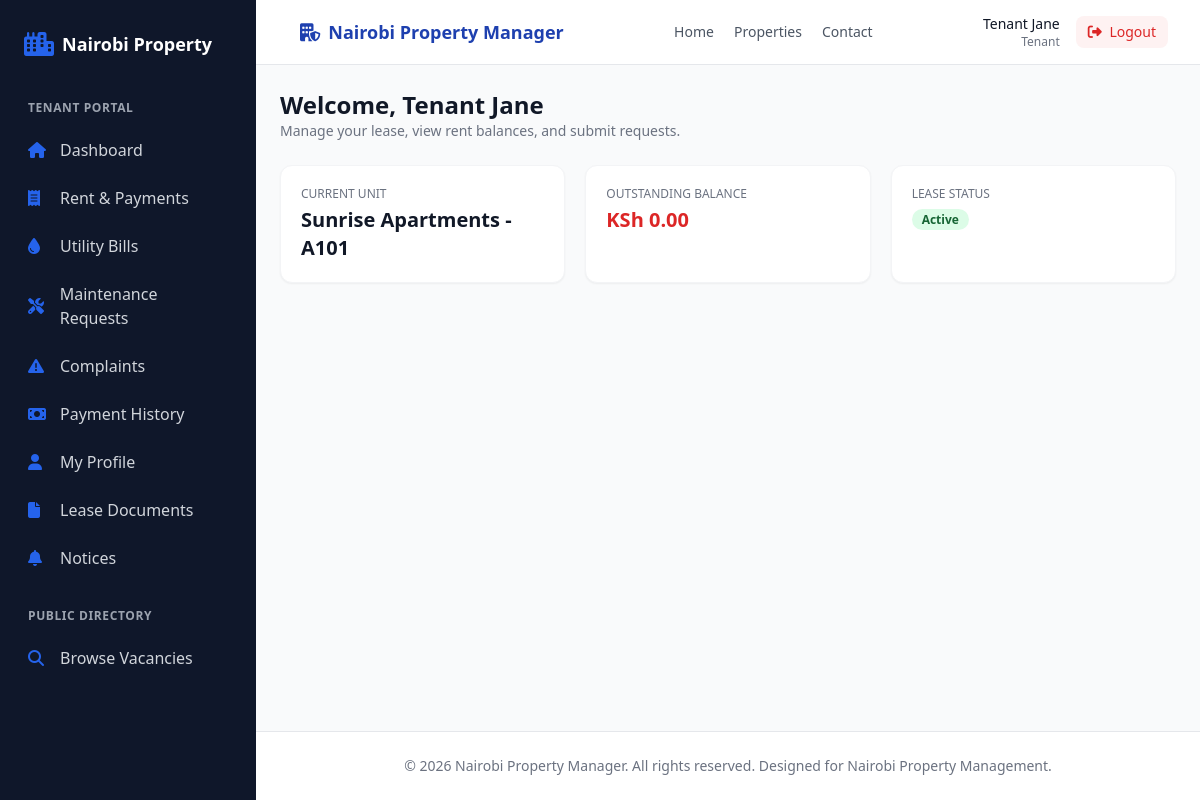
Page /tenant/dashboard.php (signed in) on the committed database.
### tables this page shows
CREATE TABLE IF NOT EXISTS tenants (
    id INT AUTO_INCREMENT PRIMARY KEY,
    user_id INT NULL,
    full_name VARCHAR(100) NOT NULL,
    phone VARCHAR(20) NOT NULL,
    email VARCHAR(150) NOT NULL,
    national_id VARCHAR(50) NOT NULL UNIQUE,
    gender ENUM('Male', 'Female', 'Other') NOT NULL,
    date_of_birth DATE NULL,
    emergency_contact_name VARCHAR(100),
    emergency_contact_phone VARCHAR(20),
    occupation VARCHAR(100),
    employer VARCHAR(100),
    current_address TEXT,
    profile_photo VARCHAR(255),
    status ENUM('Active', 'Inactive', 'Evicted', 'Blacklisted') DEFAULT 'Active',
    created_at TIMESTAMP DEFAULT CURRENT_TIMESTAMP,
    FOREIGN KEY (user_id) REFERENCES users(id) ON DELETE SET NULL
);

CREATE TABLE IF NOT EXISTS leases (
    id INT AUTO_INCREMENT PRIMARY KEY,
    tenant_id INT NOT NULL,
    property_id INT NOT NULL,
    unit_id INT NOT NULL,
    start_date DATE NOT NULL,
    end_date DATE NOT NULL,
    monthly_rent DECIMAL(12, 2) NOT NULL,
    deposit DECIMAL(12, 2) NOT NULL,
    payment_due_day INT DEFAULT 5,
    notice_period_days INT DEFAULT 30,
    status ENUM('Active', 'Expired', 'Terminated', 'Pending', 'Renewed') DEFAULT 'Pending',
    special_terms TEXT,
    document_path VARCHAR(255),
    created_at TIMESTAMP DEFAULT CURRENT_TIMESTAMP,
    FOREIGN KEY (tenant_id) REFERENCES tenants(id) ON DELETE RESTRICT,
    FOREIGN KEY (property_id) REFERENCES properties(id) ON DELETE RESTRICT,
    FOREIGN KEY (unit_id) REFERENCES units(id) ON DELETE RESTRICT
);

CREATE TABLE IF NOT EXISTS properties (
    id INT AUTO_INCREMENT PRIMARY KEY,
    landlord_id INT NOT NULL,
    name VARCHAR(150) NOT NULL,
    property_type ENUM('Apartment', 'Flats', 'Bedsitters', 'Maisonettes', 'Townhouses', 'Commercial', 'Student Housing', 'Mixed Use', 'Single Family', 'Other') NOT NULL,
    description TEXT,
    location_id INT NOT NULL,
    physical_address VARCHAR(255) NOT NULL,
    latitude DECIMAL(10, 8) NULL,
    longitude DECIMAL(11, 8) NULL,
    number_of_units INT NOT NULL DEFAULT 0,
    year_built YEAR NULL,
    amenities TEXT,
    status ENUM('Active', 'Under Maintenance', 'Archived') DEFAULT 'Active',
    property_image VARCHAR(255) NULL,
    created_at TIMESTAMP DEFAULT CURRENT_TIMESTAMP,
    updated_at TIMESTAMP DEFAULT CURRENT_TIMESTAMP ON UPDATE CURRENT_TIMESTAMP,
    FOREIGN KEY (landlord_id) REFERENCES landlords(id) ON DELETE RESTRICT,
    FOREIGN KEY (location_id) REFERENCES locations(id) ON DELETE RESTRICT
);

CREATE TABLE IF NOT EXISTS units (
    id INT AUTO_INCREMENT PRIMARY KEY,
    property_id INT NOT NULL,
    unit_number VARCHAR(50) NOT NULL,
    floor VARCHAR(20) DEFAULT 'Ground',
    house_type ENUM('Bedsitter', 'Studio', '1 Bedroom', '2 Bedroom', '3 Bedroom', '4 Bedroom', 'Maisonette', 'Shop', 'Office', 'Other') NOT NULL,
    bedrooms INT DEFAULT 1,
    bathrooms INT DEFAULT 1,
    monthly_rent DECIMAL(12, 2) NOT NULL,
    deposit DECIMAL(12, 2) NOT NULL,
    service_charge DECIMAL(12, 2) DEFAULT 0.00,
    water_billing_method ENUM('Meter Reading', 'Fixed Rate', 'Per Unit', 'Shared') DEFAULT 'Meter Reading',
    electricity_billing_method ENUM('Prepaid', 'Postpaid Sub-Meter', 'Fixed') DEFAULT 'Prepaid',
    status ENUM('Vacant', 'Occupied', 'Reserved', 'Under Maintenance', 'Unavailable') DEFAULT 'Vacant',
    description TEXT,
    created_at TIMESTAMP DEFAULT CURRENT_TIMESTAMP,
    FOREIGN KEY (property_id) REFERENCES properties(id) ON DELETE CASCADE,
    UNIQUE KEY unique_property_unit (property_id, unit_number)
);

### config/auth.php (called while the page is built, shortened)
<?php
function isLoggedIn() {
    return isset($_SESSION['user_id']) && !empty($_SESSION['user_id']);
}
function getCurrentUser() {
    return [
        'id' => $_SESSION['user_id'] ?? null,
        'role_id' => $_SESSION['role_id'] ?? null,
        'role_name' => $_SESSION['role_name'] ?? null,
        'full_name' => $_SESSION['full_name'] ?? '',
        'email' => $_SESSION['email'] ?? ''
    ];
}

### tenant/dashboard.php (the view, shortened to what this page needs)
<?php
require_once __DIR__ . '/../config/auth.php';
require_once __DIR__ . '/../includes/functions.php';
$db = db();
$user = getCurrentUser();
$stmt = $db->prepare("SELECT * FROM tenants WHERE user_id = ?");
$stmt->execute([$user['id']]);
$tenant = $stmt->fetch();
$lease_stmt = $db->prepare("
    SELECT l.*, u.unit_number, u.monthly_rent, p.name as property_name
    FROM leases l
    JOIN units u ON l.unit_id = u.id
    JOIN properties p ON l.property_id = p.id
    WHERE l.tenant_id = ? AND l.status = 'Active'
");
$lease_stmt->execute([$tenant['id']]);
$lease = $lease_stmt->fetch();
$balance = 0;
if ($lease) {
    $charge_stmt = $db->prepare("SELECT SUM(GREATEST(rc.total_due - COALESCE(alloc.paid, 0), 0)) AS total FROM rent_charges rc LEFT JOIN (SELECT rent_charge_id, SUM(allocated_amount) AS paid FROM payment_allocations GROUP BY rent_charge_id) alloc ON alloc.rent_charge_id = rc.id WHERE rc.lease_id = ? AND rc.status != 'Paid'");
    $charge_stmt->execute([$lease['id']]);
    $balance = $charge_stmt->fetch()['total'] ?? 0;
}
include __DIR__ . '/../includes/header.php';
?>
<div class="flex h-screen bg-gray-50 overflow-hidden">
    <?php include __DIR__ . '/../includes/sidebar.php'; ?>
    <div class="flex-1 flex flex-col overflow-y-auto">
        <?php include __DIR__ . '/../includes/navbar.php'; ?>
        <main class="flex-1 p-6 space-y-6">
            <div>
                <h1 class="text-2xl font-bold text-gray-900">Welcome, <?php echo e($tenant['full_name']); ?></h1>
                <p class="text-sm text-gray-500">Manage your lease, view rent balances, and submit requests.</p>
            </div>
            <div class="grid grid-cols-1 sm:grid-cols-3 gap-5">
                <div class="bg-white p-5 rounded-xl border border-gray-100 shadow-sm">
                    <p class="text-xs font-medium text-gray-500 uppercase">Current Unit</p>
                    <h3 class="text-xl font-bold text-gray-900 mt-1"><?php echo $lease ? e($lease['property_name'] . ' - ' . $lease['unit_number']) : 'No Active Lease'; ?></h3>
                </div>
                <div class="bg-white p-5 rounded-xl border border-gray-100 shadow-sm">
                    <p class="text-xs font-medium text-gray-500 uppercase">Outstanding Balance</p>
                    <h3 class="text-xl font-bold text-red-600 mt-1"><?php echo format_currency($balance); ?></h3>
                </div>
                <div class="bg-white p-5 rounded-xl border border-gray-100 shadow-sm">
                    <p class="text-xs font-medium text-gray-500 uppercase">Lease Status</p>
                    <div class="mt-1"><?php echo render_status_badge($lease['status'] ?? 'None'); ?></div>
                </div>
            </div>
        </main>
        <?php include __DIR__ . '/../includes/footer.php'; ?>

### includes/navbar.php (shortened to what this page needs)
<?php
require_once __DIR__ . '/../config/auth.php';
require_once __DIR__ . '/functions.php';
$currentUser = getCurrentUser();
?>
<header class="bg-white border-b border-gray-200 sticky top-0 z-30">
    <div class="max-w-7xl mx-auto px-4 sm:px-6 lg:px-8 h-16 flex items-center justify-between">
        <div class="flex items-center space-x-3">
            <a href="<?php echo BASE_URL; ?>/public/index.php" class="font-bold text-lg text-primary flex items-center space-x-2">
                <i class="fa-solid fa-building-shield"></i>
                <span class="hidden sm:inline"><?php echo APP_NAME; ?></span>
            </a>
        </div>
        <nav class="hidden md:flex items-center gap-5 text-sm font-medium text-gray-600" aria-label="Main navigation">
            <a href="<?php echo BASE_URL; ?>/">Home</a>
            <a href="<?php echo BASE_URL; ?>/public/properties.php">Properties</a>
            <a href="<?php echo BASE_URL; ?>/public/contact.php">Contact</a>
        </nav>
        <div class="flex items-center space-x-4">
            <?php if ($currentUser): ?>
                <div class="text-right hidden sm:block">
                    <p class="text-sm font-medium text-gray-900"><?php echo e($currentUser['full_name']); ?></p>
                    <p class="text-xs text-gray-500 capitalize"><?php echo e(str_replace('_', ' ', $currentUser['role_name'] ?? 'User')); ?></p>
                </div>
                <form method="post" action="<?php echo BASE_URL; ?>/api/logout.php">
                    <button type="submit" class="text-sm bg-red-50 text-red-600 hover:bg-red-100 px-3 py-1.5 rounded-lg font-medium transition"><i class="fa-solid fa-right-from-bracket mr-1"></i> Logout</button>
                </form>
            <?php else: ?>
                <a href="<?php echo BASE_URL; ?>/public/login.php" class="text-sm hover:text-primary px-2 py-2">Login</a>
                <a href="<?php echo BASE_URL; ?>/public/register.php" class="text-sm bg-primary text-white hover:bg-blue-800 px-4 py-2 rounded-lg font-medium transition">Register</a>
            <?php endif; ?>
        </div>
    </div>
</header>

### includes/functions.php (shortened to what this page needs)
<?php
function e($string) {
    return htmlspecialchars($string ?? '', ENT_QUOTES, 'UTF-8');
}
function format_currency($amount) {
    return 'KSh ' . number_format((float)($amount ?? 0), 2, '.', ',');
}
function render_status_badge($status) {
    $colors = [
        'Active' => 'bg-green-100 text-green-800',
        'Paid' => 'bg-green-100 text-green-800',
        'Occupied' => 'bg-blue-100 text-blue-800',
        'Vacant' => 'bg-yellow-100 text-yellow-800',
        'Pending' => 'bg-orange-100 text-orange-800',
        'Unpaid' => 'bg-red-100 text-red-800',
        'Overdue' => 'bg-red-100 text-red-800',
        'Inactive' => 'bg-gray-100 text-gray-800',
        'Under Maintenance' => 'bg-purple-100 text-purple-800'
    ];
    $class = $colors[$status] ?? 'bg-gray-100 text-gray-800';
    return '<span class="px-2.5 py-0.5 rounded-full text-xs font-semibold ' . $class . '">' . e($status) . '</span>';
}

### assets/app.css (style rules this page uses)
:root { --color-primary: #1e40af; --color-secondary: #0f172a; --color-accent: #f59e0b; --color-success: #10b981; --color-danger: #ef4444; }
body { font-family: 'Inter', system-ui, -apple-system, BlinkMacSystemFont, "Segoe UI", Roboto, "Helvetica Neue", Arial, sans-serif; background-color: #f8fafc; color: #1e293b; margin: 0; padding: 0; -webkit-font-smoothing: antialiased; }

### rows in the picture
tenants: full_name "Tenant Jane"
leases: property.unit_number "Sunrise Apartments - A101", status "Active"

### other values in the picture
APP_NAME "Nairobi Property Manager"
str_replace('_', ' ', $currentUser['role_name'] ?? 'User') "Tenant"
format_currency($balance) "KSh 0.00"
